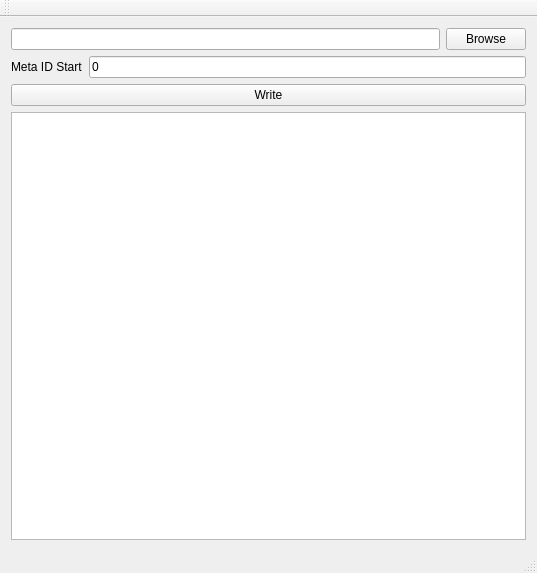
<?xml version="1.0" encoding="UTF-8"?>
<ui version="4.0">
 <class>MainWindow</class>
 <widget class="QMainWindow" name="MainWindow">
  <property name="geometry">
   <rect>
    <x>0</x>
    <y>0</y>
    <width>537</width>
    <height>573</height>
   </rect>
  </property>
  <property name="windowTitle">
   <string>MainWindow</string>
  </property>
  <widget class="QWidget" name="centralWidget">
   <layout class="QGridLayout" name="gridLayout">
    <item row="0" column="0">
     <layout class="QVBoxLayout" name="verticalLayout">
      <item>
       <layout class="QHBoxLayout" name="horizontalLayout_2">
        <item>
         <widget class="QLineEdit" name="lineEdit_file_path_"/>
        </item>
        <item>
         <widget class="QPushButton" name="pushButton_2">
          <property name="text">
           <string>Browse</string>
          </property>
         </widget>
        </item>
       </layout>
      </item>
      <item>
       <layout class="QHBoxLayout" name="horizontalLayout">
        <item>
         <widget class="QLabel" name="label">
          <property name="text">
           <string>Meta ID Start</string>
          </property>
         </widget>
        </item>
        <item>
         <widget class="QLineEdit" name="lineEdit">
          <property name="text">
           <string>0</string>
          </property>
         </widget>
        </item>
       </layout>
      </item>
      <item>
       <widget class="QPushButton" name="pushButton">
        <property name="text">
         <string>Write</string>
        </property>
       </widget>
      </item>
      <item>
       <widget class="QPlainTextEdit" name="plainTextEdit"/>
      </item>
     </layout>
    </item>
   </layout>
  </widget>
  <widget class="QMenuBar" name="menuBar">
   <property name="geometry">
    <rect>
     <x>0</x>
     <y>0</y>
     <width>537</width>
     <height>25</height>
    </rect>
   </property>
  </widget>
  <widget class="QToolBar" name="mainToolBar">
   <attribute name="toolBarArea">
    <enum>TopToolBarArea</enum>
   </attribute>
   <attribute name="toolBarBreak">
    <bool>false</bool>
   </attribute>
  </widget>
  <widget class="QStatusBar" name="statusBar"/>
 </widget>
 <layoutdefault spacing="6" margin="11"/>
 <resources/>
 <connections/>
</ui>
